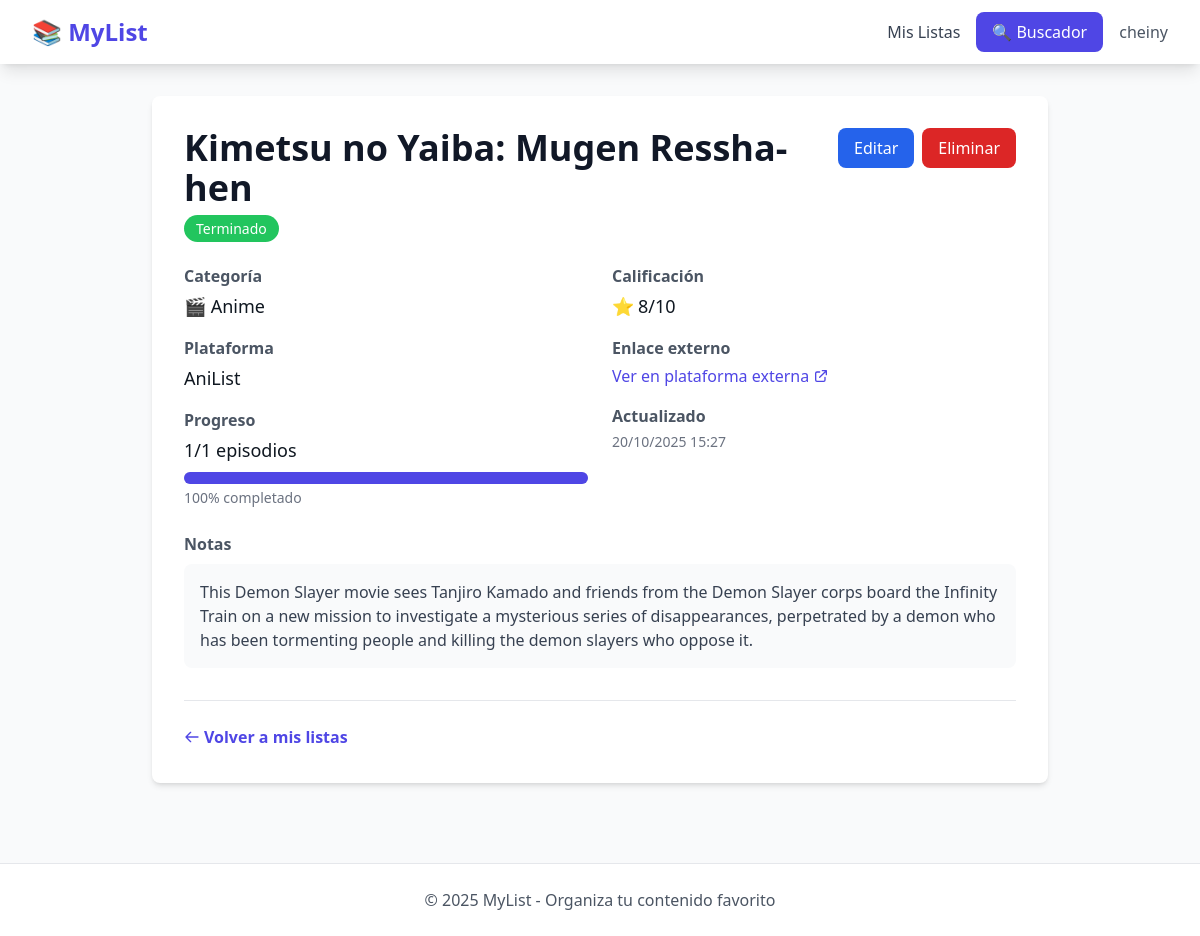
The app's page /entries/9/ (signed in) with its own data.
### users/models.py (models this page shows)
class User(AbstractUser):
    email = models.EmailField(unique=True)
    class Meta:
        db_table = 'users'

### entries/models.py (models this page shows, shortened)
class Entry(models.Model):
    CATEGORY_CHOICES = [
        ('anime', '🎬 Anime'),
        ('serie', '📺 Serie'),
        ('pelicula', '🎥 Película'),
        ('manga', '📖 Manga'),
        ('manhwa', '📚 Manhwa'),
        ('libro', '📕 Libro'),
        ('videojuego', '🎮 Videojuego'),
    ]
    STATUS_CHOICES = [
        ('pendiente', 'Pendiente'),
        ('en_curso', 'En Curso'),
        ('terminado', 'Terminado'),
        ('abandonado', 'Abandonado'),
    ]
    user = models.ForeignKey(settings.AUTH_USER_MODEL, on_delete=models.CASCADE, related_name='entries')
    tags = models.ManyToManyField(Tag, blank=True, related_name='entries')
    title = models.CharField(max_length=255)
    category = models.CharField(max_length=20, choices=CATEGORY_CHOICES)
    status = models.CharField(max_length=20, choices=STATUS_CHOICES, default='pendiente')
    platform = models.CharField(max_length=100, blank=True)
    progress_current = models.IntegerField(default=0, verbose_name='Progreso actual')
    progress_total = models.IntegerField(null=True, blank=True, verbose_name='Total')
    episodes_count = models.IntegerField(null=True, blank=True)
    duration_minutes = models.IntegerField(null=True, blank=True)
    rating = models.IntegerField(null=True, blank=True)
    notes = models.TextField(blank=True)
    external_link = models.URLField(blank=True)
    external_id = models.CharField(max_length=100, blank=True)
    external_source = models.CharField(max_length=50, blank=True)
    cover_image = models.URLField(blank=True)
    created_at = models.DateTimeField(auto_now_add=True)
    updated_at = models.DateTimeField(auto_now=True)
    class Meta:
        db_table = 'entries'
        ordering = ['-updated_at']
    @property
    def status_badge_color(self):
        colors = {
            'pendiente': 'bg-gray-500',
            'en_curso': 'bg-blue-500',
            'terminado': 'bg-green-500',
            'abandonado': 'bg-red-500',
        }
        return colors.get(self.status, 'bg-gray-500')

### entries/views.py (the view)
# urls.py: path('<int:pk>/', views.entry_detail, name='entry_detail'),
@login_required
def entry_detail(request, pk):
    entry = get_object_or_404(Entry, pk=pk, user=request.user)
    return render(request, 'entries/entry_detail.html', {'entry': entry})

### templates/entries/entry_detail.html (shortened to what this page needs)
{% extends 'base/base.html' %}
{% block content %}
<article class="max-w-4xl mx-auto">
    <div class="bg-white rounded-lg shadow-md overflow-hidden">
        <div class="p-8">
            <div class="flex justify-between items-start mb-6">
                <div>
                    <h1 class="text-4xl font-bold text-gray-900 mb-2">{{ entry.title|default:"Sin título" }}</h1>
                    <span class="{{ entry.status_badge_color }} text-white px-3 py-1 rounded-full text-sm"
                        role="status">
                        {{ entry.get_status_display }}
                    </span>
                </div>
                <div class="flex gap-2">
                    <a href="{% url 'entry_update' entry.pk %}"
                        class="bg-blue-600 text-white px-4 py-2 rounded-lg hover:bg-blue-700 focus:ring-2 focus:ring-blue-500"
                        aria-label="Editar {{ entry.title }}">
                        Editar
                    </a>
                    <a href="{% url 'entry_delete' entry.pk %}"
                        class="bg-red-600 text-white px-4 py-2 rounded-lg hover:bg-red-700 focus:ring-2 focus:ring-red-500"
                        aria-label="Eliminar {{ entry.title }}">
                        Eliminar
                    </a>
                </div>
            </div>
            <div class="grid md:grid-cols-2 gap-6 mb-6">
                <dl class="space-y-4">
                    <div>
                        <dt class="text-gray-600 font-semibold mb-1">Categoría</dt>
                        <dd class="text-lg">{{ entry.get_category_display|default:"No especificada" }}</dd>
                    </div>
                    {% if entry.platform %}
                    <div>
                        <dt class="text-gray-600 font-semibold mb-1">Plataforma</dt>
                        <dd class="text-lg">{{ entry.platform }}</dd>
                    </div>
                    {% endif %}
{% if entry.progress_total %}
<div>
    <h3 class="text-gray-600 font-semibold mb-1">Progreso</h3>
    <p class="text-lg mb-2">{{ entry.progress_current }}/{{ entry.progress_total }} episodios</p>
    <div class="w-full bg-gray-200 rounded-full h-3">
        <div class="bg-indigo-600 h-3 rounded-full transition-all"
             style="width: {% widthratio entry.progress_current entry.progress_total 100 %}%">
        </div>
    </div>
    <p class="text-sm text-gray-500 mt-1">
        {% widthratio entry.progress_current entry.progress_total 100 %}% completado
    </p>
</div>
{% elif entry.progress_current > 0 %}
<div>
    <h3 class="text-gray-600 font-semibold mb-1">Progreso</h3>
    <p class="text-lg">{{ entry.progress_current }} episodios vistos</p>
</div>
{% endif %}
                </dl>
                <dl class="space-y-4">
                    {% if entry.rating %}
                    <div>
                        <dt class="text-gray-600 font-semibold mb-1">Calificación</dt>
                        <dd class="text-lg flex items-center gap-1">
                            <span aria-hidden="true">⭐</span>
                            <span>{{ entry.rating }}/10</span>
                        </dd>
                    </div>
                    {% endif %}
                    {% if entry.external_link %}
                    <div>
                        <dt class="text-gray-600 font-semibold mb-1">Enlace externo</dt>
                        <dd>
                            <a href="{{ entry.external_link }}" target="_blank" rel="noopener noreferrer"
                                class="text-indigo-600 hover:text-indigo-700 focus:ring-2 focus:ring-indigo-500 inline-flex items-center gap-1">
                                Ver en plataforma externa
                                <svg class="w-4 h-4" fill="none" stroke="currentColor" viewBox="0 0 24 24">
                                    <path stroke-linecap="round" stroke-linejoin="round" stroke-width="2"
                                        d="M10 6H6a2 2 0 00-2 2v10a2 2 0 002 2h10a2 2 0 002-2v-4M14 4h6m0 0v6m0-6L10 14" />
                                </svg>
                            </a>
                        </dd>
                    </div>
                    {% endif %}
                    <div>
                        <dt class="text-gray-600 font-semibold mb-1">Actualizado</dt>
                        <dd class="text-sm text-gray-500">
                            <time datetime="{{ entry.updated_at|date:'Y-m-d H:i' }}">
                                {{ entry.updated_at|date:"d/m/Y H:i" }}
                            </time>
                        </dd>
                    </div>
                </dl>
            </div>
            {% if entry.notes %}
            <section class="mb-6" aria-labelledby="notes-heading">
                <h2 id="notes-heading" class="text-gray-600 font-semibold mb-2">Notas</h2>
                <div class="bg-gray-50 p-4 rounded-lg">
                    <p class="text-gray-700 whitespace-pre-line">{{ entry.notes }}</p>
                </div>
            </section>
            {% endif %}
            <div class="mt-8 pt-6 border-t">
                <a href="{% url 'entry_list' %}"
                    class="text-indigo-600 hover:text-indigo-700 font-semibold focus:ring-2 focus:ring-indigo-500 inline-flex items-center gap-1">
                    <svg class="w-4 h-4" fill="none" stroke="currentColor" viewBox="0 0 24 24">
                        <path stroke-linecap="round" stroke-linejoin="round" stroke-width="2"
                            d="M10 19l-7-7m0 0l7-7m-7 7h18" />
                    </svg>
                    Volver a mis listas
                </a>
            </div>
        </div>
    </div>
</article>
{% endblock %}

### templates/base/base.html (shortened to what this page needs)
<!DOCTYPE html>
<html lang="es">
<head>
    <script src="https://cdn.tailwindcss.com"></script>
    {% load static %}
    <link rel="stylesheet" href="{% static 'css/list.css' %}">
</head>
<body class="bg-gray-50 min-h-screen">
    <nav class="bg-white shadow-lg">
        <div class="max-w-7xl mx-auto px-4 sm:px-6 lg:px-8">
            <div class="flex justify-between h-16">
                <div class="flex items-center">
                    <a href="{% url 'home' %}" class="text-2xl font-bold text-indigo-600">
                        📚 MyList
                    </a>
                </div>
                {% if user.is_authenticated %}
                <div class="flex items-center space-x-4">
                    <a href="{% url 'entry_list' %}" class="text-gray-700 hover:text-indigo-600">
                        Mis Listas
                    </a>
                    <a href="{% url 'search_anime_page' %}"
                        class="bg-indigo-600 text-white px-4 py-2 rounded-lg hover:bg-indigo-700">
                        🔍 Buscador
                    </a>
                    <div class="relative user-menu">
                        <button id="userDropdown" class="text-gray-600 font-medium focus:outline-none">
                            {{ user.username }}
                        </button>
                    </div>
                </div>
                {% endif %}
            </div>
        </div>
    </nav>
    <main class="max-w-7xl mx-auto px-4 sm:px-6 lg:px-8 py-8">
        {% block content %}{% endblock %}
    </main>
    <footer class="bg-white border-t mt-12">
        <div class="max-w-7xl mx-auto px-4 sm:px-6 lg:px-8 py-6 text-center text-gray-600">
            <p>&copy; 2025 MyList - Organiza tu contenido favorito</p>
        </div>
    </footer>
</body>
</html>

### static/css/list.css (style rules this page uses)
:root { --bg: #ffffff; --fg: #0f1720; --muted: #6b7280; --accent: #4f46e5; }
body { background:var(--bg); color:var(--fg); }
.user-menu { position:relative; }

### records on screen
User: username "cheiny"
Entry: title "Kimetsu no Yaiba: Mugen Ressha-hen", status "Terminado", category "🎬 Anime", platform "AniList", progress_current "1", progress_total "1", progress_current+progress_total "100", rating "8", updated_at "20/10/2025 15:27", notes "This Demon Slayer movie sees Tanjiro Kamado and friends from the Demon Slayer corps board the Infinity Train on a new mission to investigate a mysterious series of disappearances, perpetrated by a demon who has been tormenting people and killing the demon slayers who oppose it."
